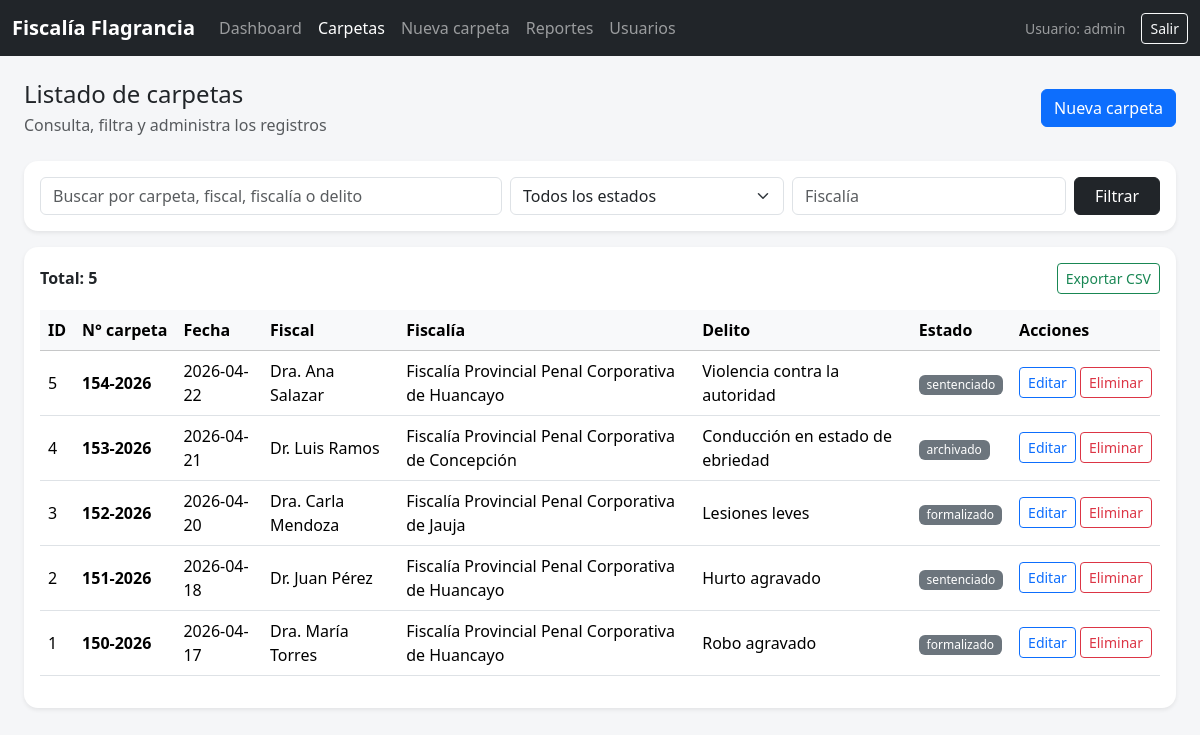
The app's page /public/index.php?view=listar (signed in), older data.
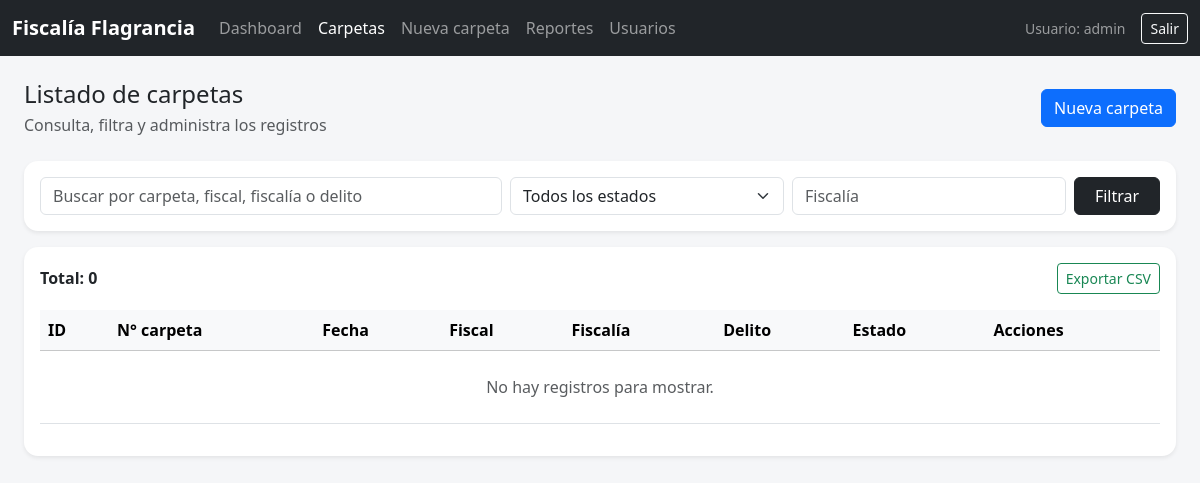
The same page, newer data.
### tables this page shows
CREATE TABLE IF NOT EXISTS carpetas (
  id INT(11) NOT NULL AUTO_INCREMENT,
  fiscal_responsable VARCHAR(150) NOT NULL,
  fiscalia VARCHAR(150) NOT NULL,
  despacho VARCHAR(80) DEFAULT NULL,
  nro_carpeta VARCHAR(80) NOT NULL,
  fecha DATE DEFAULT NULL,
  delito VARCHAR(180) NOT NULL,
  proceso_inmediato VARCHAR(100) DEFAULT NULL,
  formalizacion VARCHAR(100) DEFAULT NULL,
  prision_preventiva_fundado_plazo VARCHAR(120) DEFAULT NULL,
  prision_preventiva_infundado VARCHAR(120) DEFAULT NULL,
  comparecencia_fundado_plazo VARCHAR(120) DEFAULT NULL,
  comparecencia_infundado VARCHAR(120) DEFAULT NULL,
  sentencia_efectiva VARCHAR(120) DEFAULT NULL,
  sentencia_suspendida VARCHAR(120) DEFAULT NULL,
  estado VARCHAR(30) NOT NULL DEFAULT 'formalizado',
  PRIMARY KEY (id)
);

### public/index.php (called while the page is built, shortened)
<?php
require_once __DIR__ . '/../config/database.php';
require_once __DIR__ . '/../controllers/CarpetaController.php';
$view = $_GET['view'] ?? 'dashboard';
$ctrl = new CarpetaController();
switch ($view) {
    case 'listar':
        $filtros = [
            'q' => $_GET['q'] ?? '',
            'estado' => $_GET['estado'] ?? '',
            'fiscalia' => $_GET['fiscalia'] ?? '',
        ];
        $data = $ctrl->listar($conexion, $filtros);
        break;
}
include __DIR__ . '/../views/layout/main.php';

### models/Carpeta.php (called while the page is built, shortened)
<?php
class Carpeta {
    private PDO $db;
    public function __construct(PDO $db){
        $this->db = $db;
    }
    public function listar(array $filtros = []): array {
        $where = [];
        $params = [];
        $sql = 'SELECT * FROM carpetas';
        $sql .= ' ORDER BY fecha DESC, id DESC';
        $stmt = $this->db->prepare($sql);
        $stmt->execute($params);
        return $stmt->fetchAll();
    }
}

### controllers/CarpetaController.php (called while the page is built, shortened)
<?php
require_once __DIR__ . '/../models/Carpeta.php';
class CarpetaController {
    public function listar(PDO $conexion, array $filtros = []): array {
        return (new Carpeta($conexion))->listar($filtros);
    }
}

### views/carpetas/list.php (the view, shortened to what this page needs)
<div class="d-flex justify-content-between align-items-center mb-4">
    <div>
        <h2 class="h4 mb-1">Listado de carpetas</h2>
        <p class="text-muted mb-0">Consulta, filtra y administra los registros</p>
    </div>
    <a href="index.php?view=form" class="btn btn-primary">Nueva carpeta</a>
</div>
<div class="card shadow-sm mb-3">
    <div class="card-body">
        <form class="row g-2" method="GET" action="index.php">
            <div class="col-md-5">
                <input class="form-control" name="q" value="<?= e($filtros['q'] ?? '') ?>" placeholder="Buscar por carpeta, fiscal, fiscalía o delito">
            </div>
            <div class="col-md-3">
                <select class="form-select" name="estado">
                    <option value="">Todos los estados</option>
                </select>
            </div>
            <div class="col-md-3">
                <input class="form-control" name="fiscalia" value="<?= e($filtros['fiscalia'] ?? '') ?>" placeholder="Fiscalía">
            </div>
            <div class="col-md-1 d-grid">
                <button class="btn btn-dark">Filtrar</button>
            </div>
        </form>
    </div>
</div>
<div class="card shadow-sm">
    <div class="card-body">
        <div class="d-flex justify-content-between align-items-center mb-3">
            <strong>Total: <?= count($data) ?></strong>
            <a class="btn btn-outline-success btn-sm" href="index.php?action=csv&q=<?= urlencode($filtros['q'] ?? '') ?>&estado=<?= urlencode($filtros['estado'] ?? '') ?>&fiscalia=<?= urlencode($filtros['fiscalia'] ?? '') ?>">Exportar CSV</a>
        </div>
        <div class="table-responsive">
            <table class="table table-hover align-middle">
                <thead class="table-light">
                <tr>
                    <th>ID</th>
                    <th>N° carpeta</th>
                    <th>Fecha</th>
                    <th>Fiscal</th>
                    <th>Fiscalía</th>
                    <th>Delito</th>
                    <th>Estado</th>
                    <th class="actions">Acciones</th>
                </tr>
                </thead>
                <tbody>
                <?php if (empty($data)): ?>
                    <tr><td colspan="8" class="text-center text-muted py-4">No hay registros para mostrar.</td></tr>
                <?php endif; ?>
                <?php foreach ($data as $d): ?>
                    <tr>
                        <td><?= e($d['id']) ?></td>
                        <td class="fw-semibold"><?= e($d['nro_carpeta']) ?></td>
                        <td><?= e($d['fecha']) ?></td>
                        <td><?= e($d['fiscal_responsable']) ?></td>
                        <td><?= e($d['fiscalia']) ?></td>
                        <td><?= e($d['delito']) ?></td>
                        <td><span class="badge text-bg-secondary"><?= e($d['estado']) ?></span></td>
                        <td class="actions">
                            <a class="btn btn-sm btn-outline-primary" href="index.php?view=form&id=<?= e($d['id']) ?>">Editar</a>
                            <a class="btn btn-sm btn-outline-danger" href="index.php?action=eliminar&id=<?= e($d['id']) ?>" onclick="return confirm('¿Eliminar esta carpeta?')">Eliminar</a>
                        </td>
                    </tr>
                <?php endforeach; ?>
                </tbody>
            </table>
        </div>
    </div>
</div>

### views/layout/main.php (shortened to what this page needs)
<?php
$user = $_SESSION['user'] ?? null;
function e($value){ return htmlspecialchars((string)$value, ENT_QUOTES, 'UTF-8'); }
function active($name, $view){ return $name === $view ? 'active' : ''; }
?>
<!DOCTYPE html>
<html lang="es">
<head>
    <link href="https://cdn.jsdelivr.net/npm/bootstrap@5.3.3/dist/css/bootstrap.min.css" rel="stylesheet">
    <link rel="stylesheet" href="assets/css/app.css">
</head>
<body>
<nav class="navbar navbar-expand-lg navbar-dark bg-dark">
    <div class="container-fluid">
        <a class="navbar-brand fw-semibold" href="index.php">Fiscalía Flagrancia</a>
        <div class="collapse navbar-collapse" id="navbarSistema">
            <ul class="navbar-nav me-auto mb-2 mb-lg-0">
                <li class="nav-item"><a class="nav-link <?= active('dashboard', $view ?? '') ?>" href="index.php">Dashboard</a></li>
                <li class="nav-item"><a class="nav-link <?= active('listar', $view ?? '') ?>" href="index.php?view=listar">Carpetas</a></li>
                <li class="nav-item"><a class="nav-link <?= active('form', $view ?? '') ?>" href="index.php?view=form">Nueva carpeta</a></li>
                <li class="nav-item"><a class="nav-link <?= active('reportes', $view ?? '') ?>" href="index.php?view=reportes">Reportes</a></li>
                <?php if (($user['rol'] ?? '') === 'admin'): ?>
                    <li class="nav-item"><a class="nav-link <?= active('usuarios', $view ?? '') ?>" href="index.php?view=usuarios">Usuarios</a></li>
                <?php endif; ?>
            </ul>
            <span class="navbar-text me-3 small">Usuario: <?= e($user['usuario'] ?? '') ?></span>
            <a class="btn btn-outline-light btn-sm" href="index.php?action=logout">Salir</a>
        </div>
    </div>
</nav>
<main class="container-fluid px-4 py-4">
    <?php include $contenido; ?>
</main>
</body>
</html>

### public/assets/css/app.css (style rules this page uses)
body { background: #f5f6f8; }
.card { border: 0; border-radius: 14px; }
.table th { white-space: nowrap; }
.actions { white-space: nowrap; }
.badge { font-weight: 500; }

Row changes from the older to the newer data that the page shows:
removed carpetas: id "5", nro_carpeta "154-2026", fecha "2026-04-22", fiscal_responsable "Dra. Ana Salazar", fiscalia "Fiscalía Provincial Penal Corporativa de Huancayo", delito "Violencia contra la autoridad", estado "sentenciado"
removed carpetas: id "4", nro_carpeta "153-2026", fecha "2026-04-21", fiscal_responsable "Dr. Luis Ramos", fiscalia "Fiscalía Provincial Penal Corporativa de Concepción", delito "Conducción en estado de ebriedad", estado "archivado"
removed carpetas: id "3", nro_carpeta "152-2026", fecha "2026-04-20", fiscal_responsable "Dra. Carla Mendoza", fiscalia "Fiscalía Provincial Penal Corporativa de Jauja", delito "Lesiones leves", estado "formalizado"
removed carpetas: id "2", nro_carpeta "151-2026", fecha "2026-04-18", fiscal_responsable "Dr. Juan Pérez", fiscalia "Fiscalía Provincial Penal Corporativa de Huancayo", delito "Hurto agravado", estado "sentenciado"
removed carpetas: id "1", nro_carpeta "150-2026", fecha "2026-04-17", fiscal_responsable "Dra. María Torres", fiscalia "Fiscalía Provincial Penal Corporativa de Huancayo", delito "Robo agravado", estado "formalizado"
Text that changed along with them:
count($data): "5" → "0"
text now shown: "No hay registros para mostrar."
